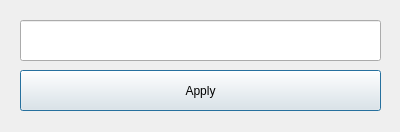
<?xml version="1.0" encoding="UTF-8"?>
<ui version="4.0">
 <class>rfiddialog</class>
 <widget class="QDialog" name="rfiddialog">
  <property name="geometry">
   <rect>
    <x>0</x>
    <y>0</y>
    <width>400</width>
    <height>132</height>
   </rect>
  </property>
  <property name="minimumSize">
   <size>
    <width>400</width>
    <height>132</height>
   </size>
  </property>
  <property name="maximumSize">
   <size>
    <width>400</width>
    <height>132</height>
   </size>
  </property>
  <property name="windowTitle">
   <string>Dialog</string>
  </property>
  <widget class="QLineEdit" name="lineEdit">
   <property name="geometry">
    <rect>
     <x>20</x>
     <y>20</y>
     <width>361</width>
     <height>41</height>
    </rect>
   </property>
   <property name="font">
    <font>
     <pointsize>15</pointsize>
     <weight>75</weight>
     <bold>true</bold>
    </font>
   </property>
   <property name="maxLength">
    <number>10</number>
   </property>
   <property name="alignment">
    <set>Qt::AlignCenter</set>
   </property>
  </widget>
  <widget class="QPushButton" name="pushButton">
   <property name="geometry">
    <rect>
     <x>20</x>
     <y>70</y>
     <width>361</width>
     <height>41</height>
    </rect>
   </property>
   <property name="text">
    <string>Apply</string>
   </property>
  </widget>
 </widget>
 <resources/>
 <connections/>
</ui>
